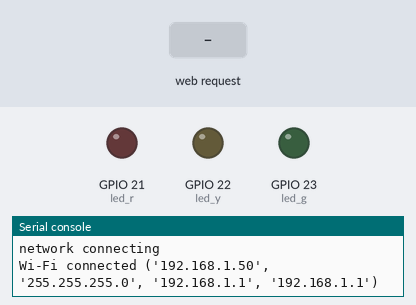
Recording of a program running on a simulated ESP32 board running MicroPython. On the bench: output pins drawn as LEDs (lit = HIGH), the last lines printed to the serial console. The test bench sets the inputs (shaded band). WiFi joins after 1.5 s; web requests get an empty 200 reply after 0.4 s; library files of the repository ran but are not shown: 1 file(s).

Above: at 3.2 s.
3.3 s: HTTP request GET /led?light=90 received
At 3.6 s:
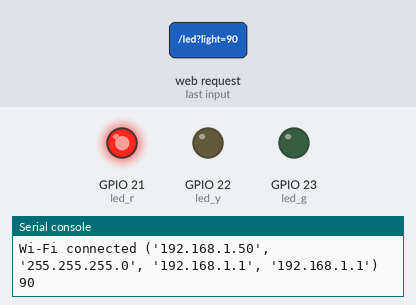
Timing chart, 0 to 6.3 s (numbered marks = the images above; inputs shaded):
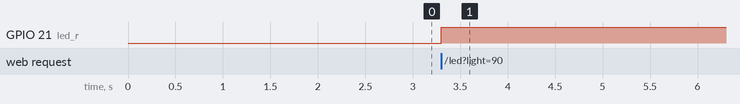

The program:

main.py
```python
import network
import time
import urequests
import dht
import _thread
import socket
from machine import Pin,Timer

# Wi-Fi 設定
SSID = 'Alan'
PASSWORD = '54alan520'
# 連接 Wi-Fi
def connect_wifi():
    times=0
    wlan = network.WLAN(network.STA_IF)  # 取得 WLAN 物件
    wlan.active(True)  # 啟用 WLAN
    if not wlan.isconnected():  # 如果沒有連接
        print('network connecting')
        wlan.connect(SSID, PASSWORD)  # 連接到 Wi-Fi
        while not wlan.isconnected():  # 等待連接完成
            time.sleep(1)
            if times>5:
                print("連接失敗")
                break
    if times>5:
        print("請重新啟動")
    else:
        print('Wi-Fi connected', wlan.ifconfig())  # 顯示 IP 地址

def start_server():
    """啟動Web伺服器"""
    s = socket.socket(socket.AF_INET, socket.SOCK_STREAM)
    s.bind(('', 80))
    s.listen(5)

    #加上要控制的GPIO LED
    led_g=Pin(23, Pin.OUT)
    led_y=Pin(22, Pin.OUT)
    led_r=Pin(21, Pin.OUT)

    while True:
        try:
            conn, addr = s.accept()
            request = conn.recv(1024).decode()
            if request.find('/led?light=')>0:
                text_start = request.find('light=')
                text_end = request.find(' ',text_start)
                text = request[text_start:text_end].replace('\n','')
                text = text.replace('light=','')
                wlan = network.WLAN(network.STA_IF)
                # wlan.active(True)
                staticIP = wlan.ifconfig()[0]
                if not wlan.isconnected():
                    print(wlan.ifconfig())

                print(text)
                #補上呼叫WebAPI
                if text=="1":
                    led_g.value(1)
                    led_y.value(0)
                    led_r.value(0)
                    response = change_light_api("1",staticIP)
                elif text == "2":
                    led_g.value(0)
                    led_y.value(1)
                    led_r.value(0)
                    response = change_light_api("2",staticIP)
                else:
                    led_g.value(0)
                    led_y.value(0)
                    led_r.value(1)
                    response = change_light_api("3",staticIP)

            # 給出回應標頭並設置 CORS 支援
                response_headers = 'HTTP/1.1 200 OK\r\nContent-Type: application/json\r\n'
                response_headers += 'Access-Control-Allow-Origin: *\r\n'  # 支援跨域請求
                response_headers += '\r\n'

                conn.send(response_headers.encode())
                #conn.send(response.encode())  # 傳送回應內容
                conn.close()

        except Exception as e:
            print('錯誤:', e)
            conn.close()

def change_light_api(l_num,staticip):
    url = 'http://192.168.1.102:5097/Light/LogLightChange'  # 替換為你的 Web API URL
    headers = {'Content-Type': 'application/json'}
    data = {
            'LightNum':int(l_num),
            'SensorIP':staticip
            }  # 根據需求構造你的請求資料

    try:
        # 發送 POST 請求
        response = urequests.post(url, json=data, headers=headers)
        print('status code:', response.status_code)  # 顯示 HTTP 回應狀態碼
        response.close()  # 關閉回應
        return response
    except Exception as e:
        print('Error:', e)

# 主程式
def main():
    connect_wifi()  # 先連接 Wi-Fi
    #call_web_api()  # 呼叫 Web API
    start_server()

# 執行主程式
main()
```

Measured:
- after the input at 3.3 s, GPIO 21 (led_r): LOW → HIGH at once
